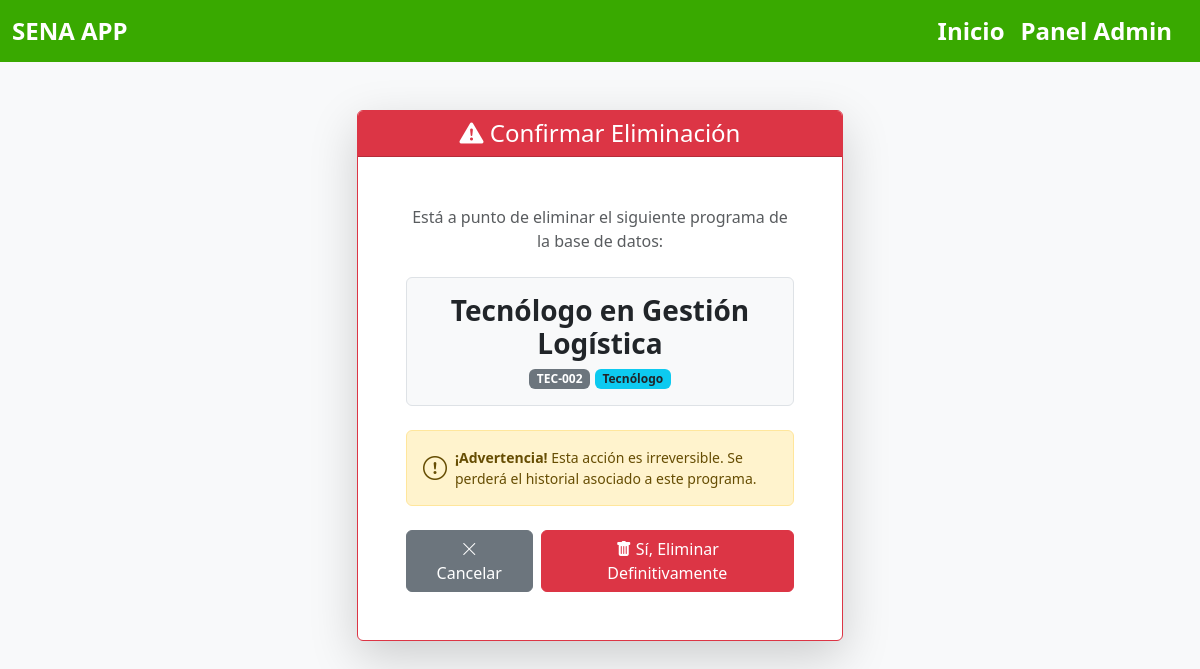
Screenshot of /programas/eliminar/2/ with the database file from the repository.
### programas/models.py (models this page shows, shortened)
class Programa(models.Model):
    NIVEL_FORMACION_CHOICES = [
        ('AUX', 'Auxiliar'),
        ('OPE', 'Operario'),
        ('TEC', 'Técnico'),
        ('TGL', 'Tecnólogo'),
        ('ESP', 'Especialización Tecnologica'),
        ('COM', 'Complementario'),
    ]
    MODALIDAD_CHOICES = [
        ('PRE', 'Presencial'),
        ('VIR', 'Virtual'),
        ('MIX', 'Mixta'),
    ]
    MODALIDAD_CHOICES = [
        ('PRE', 'Presencial'),
        ('VIR', 'Virtual'),
        ('MIX', 'Mixta'),
    ]
    ESTADO_CHOICES = [
        ('ACT', 'Activo'),
        ('INA', 'Inactivo'),
        ('SUS', 'Suspendido'),
        ('CAN', 'Cancelado'),
    ]
    codigo = models.CharField(max_length=20, unique=True, verbose_name="Código del Programa")
    nombre = models.CharField(max_length=200, verbose_name="Nombre del Programa")
    nivel_formacion = models.CharField(max_length=3, choices=NIVEL_FORMACION_CHOICES, verbose_name="Nivel de Formación")
    modalidad = models.CharField(max_length=3, choices=MODALIDAD_CHOICES, default='PRE', verbose_name="Modalidad")
    duracion_meses = models.PositiveIntegerField(verbose_name="Duración en Meses")
    duracion_horas = models.PositiveIntegerField(verbose_name="Duración en Horas")
    descripcion = models.TextField(verbose_name="Descripción del Programa")
    competencias = models.TextField(verbose_name="Competencias a Desarrollar")
    perfil_egreso = models.TextField(verbose_name="Perfil de Egreso")
    requisitos_ingreso = models.TextField(verbose_name="Requisitos de Ingreso")
    centro_formacion = models.CharField(max_length=200, verbose_name="Centro de Formación")
    regional = models.CharField(max_length=100, verbose_name="Regional")
    estado = models.CharField(max_length=3, choices=ESTADO_CHOICES, default='ACT', verbose_name="Estado")
    fecha_creacion = models.DateField(verbose_name="Fecha de Creación del Programa")
    fecha_registro = models.DateTimeField(auto_now_add=True, verbose_name="Fecha de Registro")
    class Meta:
        verbose_name = "Programa de Formación"
        verbose_name_plural = "Programas de Formación"
        ordering = ['nombre']

### programas/views.py (the view)
# urls.py: path('eliminar/<int:pk>/', views.ProgramaDeleteView.as_view(), name='eliminar_programa'),
class ProgramaDeleteView(DeleteView):
    model = Programa
    template_name = 'programas/eliminar_programa.html'
    success_url = reverse_lazy('programas:lista_programas')

### programas/templates/programas/eliminar_programa.html (shortened to what this page needs)
{% extends "master.html" %}
{% block content %}
<div class="row justify-content-center mt-5">
    <div class="col-md-6 col-lg-5">
        <div class="card border-danger shadow-lg">
            <div class="card-header bg-danger text-white text-center">
                <h4 class="mb-0"><i class="bi bi-exclamation-triangle-fill"></i> Confirmar Eliminación</h4>
            </div>
            <div class="card-body text-center p-5">
                <p class="text-muted mb-4">Está a punto de eliminar el siguiente programa de la base de datos:</p>
                <div class="bg-light p-3 rounded mb-4 border">
                    <h3 class="text-dark fw-bold mb-1">{{ object.nombre }}</h3>
                    <span class="badge bg-secondary">{{ object.codigo }}</span>
                    <span class="badge bg-info text-dark">{{ object.get_nivel_formacion_display }}</span>
                </div>
                <div class="alert alert-warning d-flex align-items-center" role="alert">
                    <i class="bi bi-exclamation-circle me-2 fs-4"></i>
                    <div class="text-start small">
                        <strong>¡Advertencia!</strong> Esta acción es irreversible. Se perderá el historial asociado a este programa.
                    </div>
                </div>
                <form method="post" class="mt-4">
                    <div class="d-grid gap-2 d-md-flex justify-content-center">
                        <a href="{% url 'programas:lista_programas' %}" class="btn btn-secondary px-4">
                            <i class="bi bi-x-lg"></i> Cancelar
                        </a>
                        <button type="submit" class="btn btn-danger px-4">
                            <i class="bi bi-trash-fill"></i> Sí, Eliminar Definitivamente
                        </button>
                    </div>
                </form>
            </div>
        </div>
    </div>
</div>
{% endblock %}

### aprendices/static/css/estilos.css (style rules this page uses)
body { background-color: #f8f9fa; }

### rows the page displays
Programa: nombre "Tecnólogo en Gestión Logística", codigo "TEC-002", nivel_formacion "Tecnólogo"
